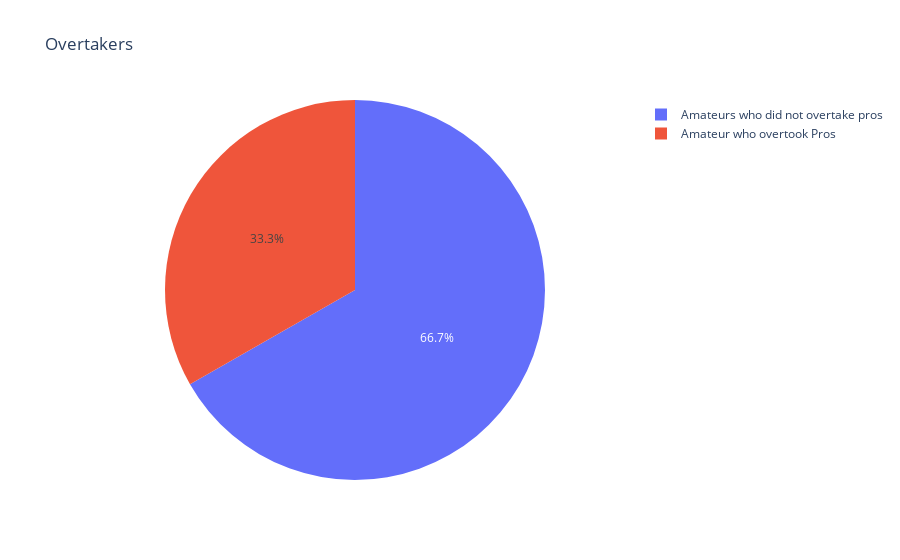

Notebook cell for this chart:
### Code cell
# Prettify
# title, color, legend title, size, comments, hoverinfo, themes, x-axis and y-axis

pie1 = PieTemplate(
    ["Amateur who overtook Pros", "Amateurs who did not overtake pros"],
    [amateurOvertakeCount, amateurTotalCount - amateurOvertakeCount],
    1,
    1,
)

iplot(pieMaker([pie1], 1, 1, "Overtakers"))

### Figure 1 — Plotly figure (JSON) as saved in the notebook; plotly's stock layout.template omitted (floating-point values rounded to 4 significant figures)
{"data": [{"domain": {"x": [0, 1], "y": [0, 1]}, "hoverinfo": "label+value", "labels": ["Amateur who overtook Pros", "Amateurs who did not overtake pros"], "type": "pie", "values": [69461, 139406]}], "layout": {"title": {"text": "Overtakers"}}}
